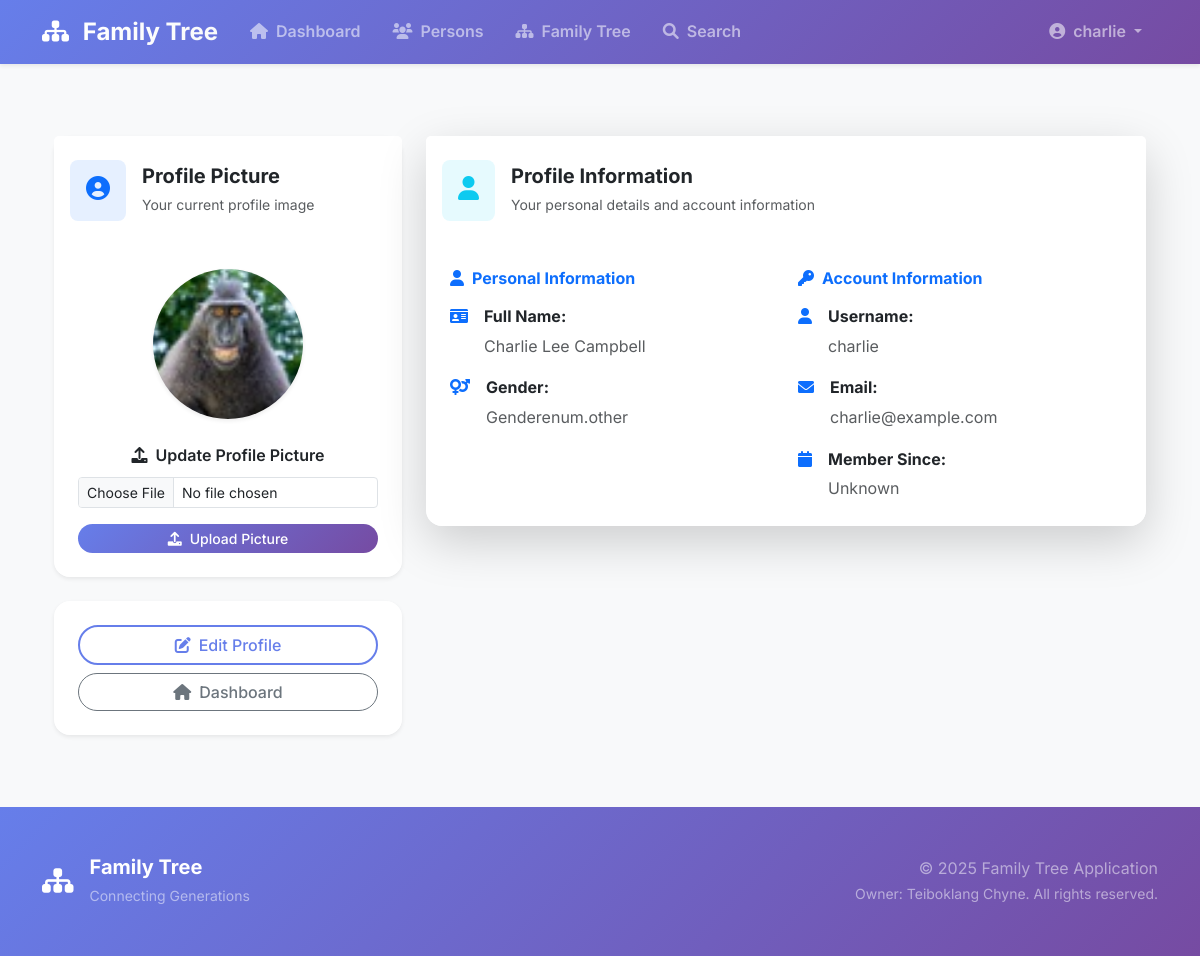
Screenshot of /display_profile (signed in) with the database file from the repository.
### family_tree/models.py (models this page shows, shortened)
class User(db.Model, UserMixin):
    id = db.Column(db.Integer, primary_key=True)
    username = db.Column(db.String(100), unique=True, nullable=False)
    email = db.Column(db.String(120), unique=True, nullable=False)
    password_hash = db.Column(db.Text, nullable=False)
    is_admin = db.Column(db.Boolean, default=False)
    profile_picture = db.relationship(
        'Picture', backref='user', uselist=False, cascade='all, delete-orphan')
    person = db.relationship('Person', backref='user',
                             uselist=False, cascade='all, delete-orphan')
    addresses = db.relationship(
        'Address', backref='user', lazy=True, cascade='all, delete-orphan')
    important_dates = db.relationship(
        'ImportantDates', backref='user', lazy=True, cascade='all, delete-orphan')
    contact_details = db.relationship(
        'ContactDetails', backref='user', lazy=True, cascade='all, delete-orphan')
    relatives = db.relationship(
        'Relatives',
        foreign_keys='Relatives.user_id',
        backref='user',
        cascade='all, delete-orphan',
        lazy=True
    )
    relatives_of = db.relationship(
        'Relatives',
        foreign_keys='Relatives.relative_user_id',
        backref='relative_user',
        cascade='all, delete-orphan',
        lazy=True
    )

class Person(db.Model):
    id = db.Column(db.Integer, primary_key=True)
    user_id = db.Column(db.Integer, db.ForeignKey('user.id'), nullable=False)
    gender = db.Column(db.Enum(GenderEnum), nullable=False)
    first_name = db.Column(db.String(100), nullable=False)
    middle_name = db.Column(db.String(100))
    last_name = db.Column(db.String(100), nullable=False)

### family_tree/routes/user.py (the view)
@bp.route('/display_profile', methods=['GET', 'POST'])
@login_required
def display_profile():
    form = UpsertProfilePictureForm()
    if form.validate_on_submit():
        picture_filename = save_picture(form.picture_filename.data)
        update_profile_picture(db, Picture, current_user, picture_filename)
        flash('Profile Picture Updated!', 'success')
    if current_user.profile_picture:
        profile_image_url = url_for(
            'static', filename=f'profile_pictures/{current_user.profile_picture.picture_filename}')
    else:
        profile_image_url = None
    return render_template('user/display_profile.html', form=form, user=current_user, profile_image_url=profile_image_url)

### family_tree/forms.py
class UpsertProfilePictureForm(FlaskForm):
    picture_filename = FileField('Update Profile Picture', validators=[
                                 FileRequired(), FileAllowed(['jpg', 'jpeg', 'png'])])
    submit = SubmitField('Submit')

### family_tree/routes/user.py (called while the page is built)
@bp.before_request
def restrict_access_to_user():
    if not current_user.is_authenticated or current_user.is_admin:
        app.logger.warning("Unauthorized access attempt to user routes.")
        return redirect(url_for('common.login'))
    else:
        app.logger.info(f"User {current_user.username} accessed user routes.")

### family_tree/templates/user/display_profile.html (shortened to what this page needs)
{% extends 'base.html' %}
{% block content %}
<div class="container mt-5">
  {% if user.person %}
  <div class="row">
    <div class="col-lg-4">
      <div class="card border-0 shadow-sm rounded-4">
        <div class="card-header bg-white border-0 py-4">
          <div class="d-flex align-items-center">
            <div class="bg-primary bg-opacity-10 rounded-3 p-3 me-3">
              <i class="fas fa-user-circle text-primary fs-4"></i>
            </div>
            <div>
              <h5 class="card-title fw-bold mb-1">Profile Picture</h5>
              <small class="text-muted">Your current profile image</small>
            </div>
          </div>
        </div>
        <div class="card-body p-4 text-center">
          <div class="mb-4">
            {% if profile_image_url %}
            <img class="rounded-circle shadow-sm" src="{{ profile_image_url }}" alt="profile picture"
              style="width: 150px; height: 150px; object-fit: cover;">
            {% else %}
            <img class="rounded-circle shadow-sm" src="{{ url_for('static', filename='profile_pictures/default.jpg') }}"
              alt="default profile picture" style="width: 150px; height: 150px; object-fit: cover;">
            {% endif %}
          </div>
          <form method="POST" action="" enctype="multipart/form-data" class="mt-3">
            <div class="mb-3">
              <label for="picture_filename" class="form-label fw-semibold">
                <i class="fas fa-upload me-2"></i>Update Profile Picture
              </label>
              {{ form.picture_filename(class="form-control form-control-sm", id="picture_filename") }}
            </div>
            <button type="submit" class="btn btn-primary btn-sm rounded-pill w-100">
              <i class="fas fa-upload me-2"></i>Upload Picture
            </button>
          </form>
        </div>
      </div>
      <div class="card border-0 shadow-sm mt-4 rounded-4">
        <div class="card-body p-4">
          <div class="d-grid gap-2">
            <a href="{{ url_for('user.edit_profile') }}" class="btn btn-outline-primary rounded-pill">
              <i class="fas fa-edit me-2"></i>Edit Profile
            </a>
            <a href="{{ url_for('user.dashboard') }}" class="btn btn-outline-secondary rounded-pill">
              <i class="fas fa-home me-2"></i>Dashboard
            </a>
          </div>
        </div>
      </div>
    </div>
    <div class="col-lg-8">
      <div class="card border-0 shadow-lg rounded-4">
        <div class="card-header bg-white border-0 py-4">
          <div class="d-flex align-items-center">
            <div class="bg-info bg-opacity-10 rounded-3 p-3 me-3">
              <i class="fas fa-user text-info fs-4"></i>
            </div>
            <div>
              <h5 class="card-title fw-bold mb-1">Profile Information</h5>
              <small class="text-muted">Your personal details and account information</small>
            </div>
          </div>
        </div>
        <div class="card-body p-4">
          <div class="row g-4">
            <div class="col-md-6">
              <h6 class="fw-bold text-primary mb-3">
                <i class="fas fa-user me-2"></i>Personal Information
              </h6>
              <div class="profile-details">
                <div class="d-flex align-items-start mb-3">
                  <i class="fas fa-id-card text-primary me-3 mt-1"></i>
                  <div>
                    <strong class="text-dark">Full Name:</strong>
                    <div class="text-muted mt-1">
                      {{ user.person.first_name
                      + (' ' + user.person.middle_name if user.person.middle_name else '')
                      + ' ' + user.person.last_name }}
                    </div>
                  </div>
                </div>
                {% if user.person.gender %}
                <div class="d-flex align-items-start mb-3">
                  <i class="fas fa-venus-mars text-primary me-3 mt-1"></i>
                  <div>
                    <strong class="text-dark">Gender:</strong>
                    <div class="text-muted mt-1">{{ user.person.gender|capitalize }}</div>
                  </div>
                </div>
                {% endif %}
              </div>
            </div>
            <div class="col-md-6">
              <h6 class="fw-bold text-primary mb-3">
                <i class="fas fa-key me-2"></i>Account Information
              </h6>
              <div class="account-details">
                <div class="d-flex align-items-start mb-3">
                  <i class="fas fa-user text-primary me-3 mt-1"></i>
                  <div>
                    <strong class="text-dark">Username:</strong>
                    <div class="text-muted mt-1">{{ user.username }}</div>
                  </div>
                </div>
                <div class="d-flex align-items-start mb-3">
                  <i class="fas fa-envelope text-primary me-3 mt-1"></i>
                  <div>
                    <strong class="text-dark">Email:</strong>
                    <div class="text-muted mt-1">{{ user.email }}</div>
                  </div>
                </div>
                <div class="d-flex align-items-start">
                  <i class="fas fa-calendar text-primary me-3 mt-1"></i>
                  <div>
                    <strong class="text-dark">Member Since:</strong>
                    <div class="text-muted mt-1">{{ user.date_created.strftime('%B %d, %Y') if user.date_created else
                      'Unknown' }}</div>
                  </div>
                </div>
              </div>
            </div>
          </div>
        </div>
      </div>
    </div>
  </div>
  {% endif %}
</div>
{% endblock %}

### family_tree/templates/base.html (shortened to what this page needs)
<!DOCTYPE html>
<html lang="en">
<head>
    <link href="https://cdn.jsdelivr.net/npm/bootstrap@5.3.0/dist/css/bootstrap.min.css" rel="stylesheet">
    <link href="https://cdn.jsdelivr.net/npm/bootstrap-select@1.14.0-beta3/dist/css/bootstrap-select.min.css" rel="stylesheet">
    <link href="https://cdnjs.cloudflare.com/ajax/libs/font-awesome/6.0.0/css/all.min.css" rel="stylesheet">
    <link href="{{ url_for('static', filename='css/style.css') }}" rel="stylesheet">
</head>
<body class="bg-light">
    <nav class="navbar navbar-expand-lg navbar-dark bg-gradient-primary shadow-sm sticky-top">
        <div class="container">
            {% if current_user.is_authenticated %}
              {% if current_user.is_admin %}
                <a class="navbar-brand fw-bold fs-4" href="{{ url_for('admin.dashboard') }}">
                    <i class="fas fa-sitemap me-2 text-white"></i>
                    <span class="text-gradient-white">Family Tree</span>
                </a>
              {% else %}
                <a class="navbar-brand fw-bold fs-4" href="{{ url_for('user.dashboard') }}">
                    <i class="fas fa-sitemap me-2 text-white"></i>
                    <span class="text-gradient-white">Family Tree</span>
                </a>
              {% endif %}
            {% else %}
              <a class="navbar-brand fw-bold fs-4" href="{{ url_for('common.home') }}">
                <i class="fas fa-sitemap me-2 text-white"></i>
                <span class="text-gradient-white">Family Tree</span>
              </a>
            {% endif %}
            <div class="collapse navbar-collapse" id="navbarNav">
                <ul class="navbar-nav me-auto">
                    {% if current_user.is_authenticated%}
                      {% if current_user.is_admin %}
                        <li class="nav-item">
                            <a class="nav-link fw-semibold px-3 py-2 rounded-pill nav-link-hover" href="{{ url_for('admin.dashboard') }}">
                                <i class="fas fa-home me-2"></i>Dashboard
                            </a>
                        </li>
                      {% else %}
                        <li class="nav-item">
                            <a class="nav-link fw-semibold px-3 py-2 rounded-pill nav-link-hover" href="{{ url_for('user.dashboard') }}">
                                <i class="fas fa-home me-2"></i>Dashboard
                            </a>
                        </li>
                        <li class="nav-item">
                            <a class="nav-link fw-semibold px-3 py-2 rounded-pill nav-link-hover" href="#">
                                <i class="fas fa-users me-2"></i>Persons
                            </a>
                        </li>
                        <li class="nav-item">
                            <a class="nav-link fw-semibold px-3 py-2 rounded-pill nav-link-hover" href="#">
                                <i class="fas fa-sitemap me-2"></i>Family Tree
                            </a>
                        </li>
                        <li class="nav-item">
                            <a class="nav-link fw-semibold px-3 py-2 rounded-pill nav-link-hover" href="#">
                                <i class="fas fa-search me-2"></i>Search
                            </a>
                        </li>
                      {% endif %}
                    {% endif %}
                </ul>
                <ul class="navbar-nav">
                    {% if current_user.is_authenticated %}
                      {% if current_user.is_admin%}
                        <li class="nav-item dropdown">
                            <a class="nav-link dropdown-toggle fw-semibold px-3 py-2 rounded-pill nav-link-hover" href="#" id="navbarDropdown" role="button" data-bs-toggle="dropdown">
                                <i class="fas fa-user-circle me-2"></i>{{ current_user.username }}
                            </a>
                            <ul class="dropdown-menu dropdown-menu-end shadow-lg border-0 rounded-3">
                                <li class="px-3 py-2">
                                    <small class="text-muted fw-semibold">Admin Panel</small>
                                </li>
                                <li><hr class="dropdown-divider"></li>
                                <li><a class="dropdown-item py-2 fw-semibold" href="{{ url_for('common.logout') }}">
                                    <i class="fas fa-sign-out-alt me-2 text-danger"></i>Logout
                                </a></li>
                            </ul>
                        </li>
                      {% else %}
                        <li class="nav-item dropdown">
                            <a class="nav-link dropdown-toggle fw-semibold px-3 py-2 rounded-pill nav-link-hover" href="#" id="navbarDropdown" role="button" data-bs-toggle="dropdown">
                                <i class="fas fa-user-circle me-2"></i>{{ current_user.username }}
                            </a>
                        </li>
                      {% endif %}
                    {% else %}
                        <li class="nav-item">
                            <a class="nav-link fw-semibold px-3 py-2 rounded-pill nav-link-hover" href="{{ url_for('common.login') }}">
                                <i class="fas fa-sign-in-alt me-2"></i>Login
                            </a>
                        </li>
                    {% endif %}
                </ul>
            </div>
        </div>
    </nav>
    <main class="container-fluid px-0">
        <div class="container py-4">
            {% block content %}{% endblock %}
        </div>
    </main>
    <footer class="bg-gradient-primary text-white mt-5 py-5">
        <div class="container">
            <div class="row align-items-center">
                <div class="col-md-6">
                    <div class="d-flex align-items-center">
                        <i class="fas fa-sitemap me-3 fs-3"></i>
                        <div>
                            <h5 class="mb-1 fw-bold">Family Tree</h5>
                            <small class="text-white-50">Connecting Generations</small>
                        </div>
                    </div>
                </div>
                <div class="col-md-6 text-md-end">
                    <p class="mb-0 text-white-50">
                        &copy; 2025 Family Tree Application<br>
                        <small>Owner: Teiboklang Chyne. All rights reserved.</small>
                    </p>
                </div>
            </div>
        </div>
    </footer>
</body>
</html>

### family_tree/static/css/style.css (style rules this page uses)
.bg-gradient-primary { background: linear-gradient(135deg, #667eea 0%, #764ba2 100%); }
.card { backdrop-filter: blur(10px); background: rgba(255, 255, 255, 0.95); }
.btn-primary { background: linear-gradient(135deg, #667eea 0%, #764ba2 100%); border: none; transition: all 0.3s ease; }
.btn-outline-primary { border: 2px solid #667eea; color: #667eea; transition: all 0.3s ease; }
.shadow-lg { box-shadow: 0 1rem 3rem rgba(0, 0, 0, 0.175) !important; }
body { font-family: 'Inter', sans-serif; line-height: 1.6; }
.navbar-brand { transition: all 0.3s ease; }
.nav-link-hover { transition: all 0.3s ease; position: relative; }
.text-gradient-white { background: linear-gradient(135deg, #ffffff 0%, #f8f9fa 100%); -webkit-background-clip: text; -webkit-text-fill-color: transparent; background-clip: text; }
footer { background: linear-gradient(135deg, #667eea 0%, #764ba2 100%); }
.btn { font-weight: 500; transition: all 0.3s ease; }
.card { transition: all 0.3s ease; }
.card-body .btn { transition: all 0.3s ease; }
.btn-sm { font-weight: 500; }

### rows the page displays
User: username "charlie", email "charlie@example.com"
Person: person "Charlie Lee Campbell", person.gender "Genderenum.other"
